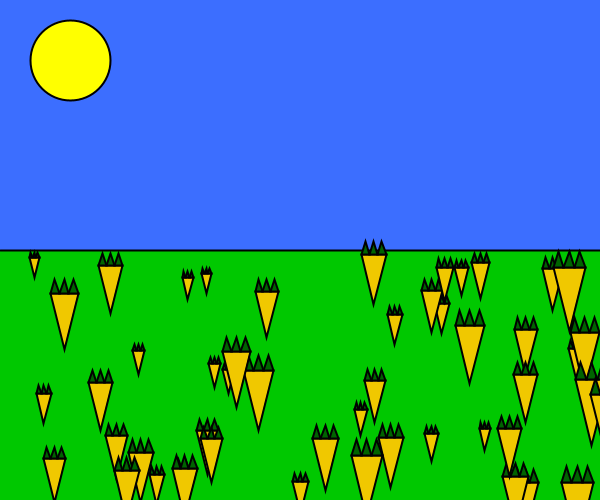
Frame 1 (no input)
Frame 60 (the mouse pressed at the canvas centre just before this capture): identical to frame 1, image omitted
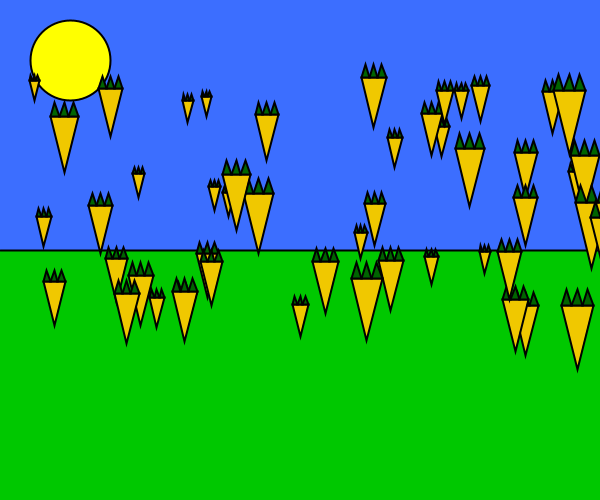
Frame 120 (the mouse held since frame 60 and released just before this capture)

The Processing sketch that drew these frames (run headless with seeded random() and noise(); from frame 60 on, the mouse is pressed at the canvas centre):

// Processing sketch: processing_76706
// ── processing_76706.pde

/************************************************************************
 Assignment #: 4
 Name: Sandra Tamarin
 E-mail: stamarin@haverford.edu
 Course: CS 110 - Section 001
 Submitted: 10/24/12
 
 Description: A grassy field with carrots. When the mouse is pressed between
 height/2 and height-80, the carrots fly away, and a bunny is drawn at the 
 mouse location facing either forwards or backwards. The bunny then bounces 
 forwards or backwards, depending on which way it is facing, until it exits the 
 screen. Up to 20 bunnies can be drawn at one time.
***************************************************************************/


// declare global variables
int MAX_NUM_OBJECTS = 20;
int idxBunnies = 0;
boolean mouseHasBeenPressed = false;

// declare bunny array
Bunny[] bunnies = new Bunny[MAX_NUM_OBJECTS];

// declare carrots array
Carrot[] carrots = new Carrot[50];


void setup() {
  size(600, 500);
  smooth();
  frameRate(30);

  // initialize carrots array
  for (int i = 0; i < carrots.length; i++) {
    carrots[i] = new Carrot((int)random(0, width), (int)random(height/2, height), (int)random(10, 35), (int)random(10, 35));
  }
}


void draw() {
  // draw background
  background(0, 200, 0);
  fill(60, 110, 255);
  noStroke();
  rect(0, 0, width, height/2);
  // draw sun
  stroke(0);
  strokeWeight(2);
  line(0, height/2, width, height/2);
  fill(255, 255, 0);
  ellipse(70, 60, 80, 80);

  // display carrots
  for (int i = 0; i < carrots.length; i++) {
    carrots[i].displayCarrot();
    if (mouseHasBeenPressed) {
      carrots[i].moveCarrot();
    }
  }

  // display bunnies
  for (int i = 0; i < bunnies.length; i++) {
    if (bunnies[i] != null) {
      bunnies[i].drawBunny();
      bunnies[i].moveBunny();
      bunnies[i].bounceBunny();
    }
  }
}


void mousePressed() {
  // create a new object based on location clicked and store it into bunnies[idxBunnies]
  if (mouseY < height-80 && mouseY > height/2) {
    bunnies[idxBunnies] = new Bunny (mouseX, mouseY, (int) random(80, 150));
  }

  // increment index into bunnies, keeping it in the range 0...MAX_NUM_OBJECTS)
  idxBunnies = (idxBunnies+1) % MAX_NUM_OBJECTS;

  // sets mouse having been pressed to true
  mouseHasBeenPressed = true;
}


class Bunny {
  // bunny fields
  float x;
  float y;
  int w;
  int h;
  float m;
  float speed  = 5;
  int direction;

  // bunny constructor
  Bunny(float tempX, float tempY, int tempW) {
    x = tempX;
    y = tempY;
    w = tempW;
    m = (int) (random(0, 2)*6)-3;
    if (m > 0) {
      h = w;
    } 
    else {
      h = -w;
    }
  }

  //bunny methods
  void drawBunny() {
    // draw bunny
    fill(255);
    stroke(0);
    strokeWeight(2);
    ellipse(x, y, w, w/2);
    ellipse(x+h/2, y-w/4, w/2, w/2);
    ellipse(x-h/4, y+w/4, w/3, w/4);
    ellipse(x+h/4, y+w/4, w/3, w/4);
    ellipse(x+h/2, y-w/2, w/8, w/2.3);
    fill(0);
    ellipse(x+h/1.7, y-w/4, w/10, w/10);
  }

  // move bunny
  void moveBunny() {
    x = x + m;
    y = y + speed;
    if (m > 0) {
      h = w;
    } 
    else {
      h = -w;
    }
  }

  // bounce bunny
  void bounceBunny() {
    if (y >= (height-w/2)) {
      speed = -speed;
    } 
    else if (y <= height/2) {
      speed = -speed;
    }
  }
}


class Carrot {
  // carrot fields
  float carrotX;
  float carrotY;
  float carrotW;
  float carrotChange;

  // carrot constructor
  Carrot(int tempCarrotX, int tempCarrotY, int tempCarrotW, int tempCarrotChange) {
    strokeWeight(2);
    carrotX = tempCarrotX;
    carrotY = tempCarrotY;
    carrotW = tempCarrotW;
    carrotChange = tempCarrotChange;
  }

  // carrot methods
  void displayCarrot() {
    // draw carrot
    fill(240, 200, 0);
    triangle(carrotX, carrotY, carrotX+carrotChange, carrotY, carrotX+carrotChange/2, carrotY+2*carrotChange);
    fill(0, 100, 0);
    triangle(carrotX, carrotY, carrotX+carrotChange/6, carrotY-carrotChange/2, carrotX+carrotChange/3, carrotY);
    triangle(carrotX+carrotChange/3, carrotY, carrotX+carrotChange/2, carrotY-carrotChange/2, carrotX+2*carrotChange/3, carrotY);
    triangle(carrotX+2*carrotChange/3, carrotY, carrotX+5*carrotChange/6, carrotY-carrotChange/2, carrotX+carrotChange, carrotY);
  }

  // move carrot
  void moveCarrot() {
    carrotY -= 3;
  }
}
